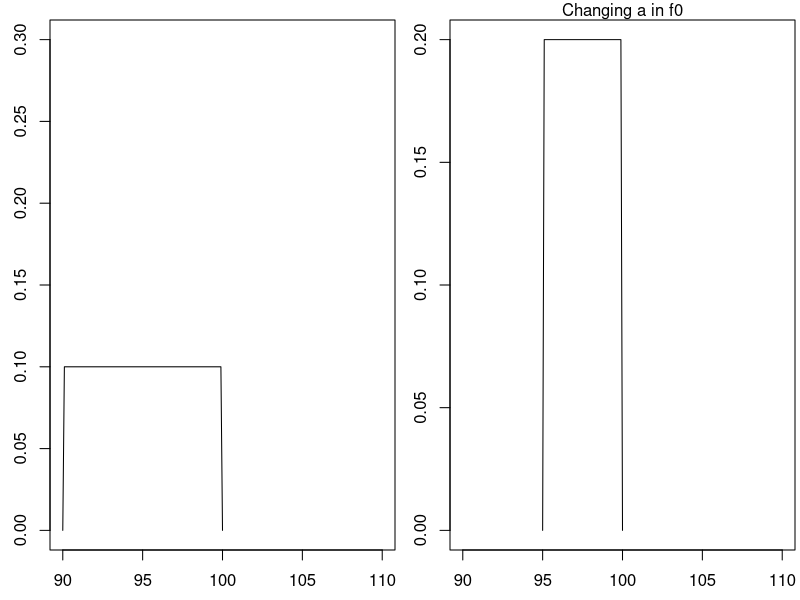

This chart was generated by the following R code:
## ---- chunk 1
knitr::opts_chunk$set(echo = TRUE)
## ---- chunk 2
rm(list=ls())
f0 <- function(L,a=0,b=1){
  # Make sure a < b when using this function.
  
  out <- rep(-1,length(L))
  out[(L <= a)] <- 0
  out[(a < L) & (L < b)] <- 1/(b-a) + 0*L[(a < L) & (L < b)]
  out[(L >=b)] <-0
  
  return(out)
}

b <- 100
a1 <- 90
L1 <- seq(a1,b,0.1)
y1 <- f0(L1,a1,b)

par(mfrow=c(1,2),mar=c(2.5,2.5,1,0.25))
plot(L1,y1,type='l',xlim=c(90,110), ylim = c(0,.3))

a2 <- 95
L2 <- seq(a2,b,0.1)
y2 <- f0(L2,a2,b)

plot(L2,y2,type='l',xlim=c(90,110))
mtext('Changing a in f0', side = 3, line = 0)

